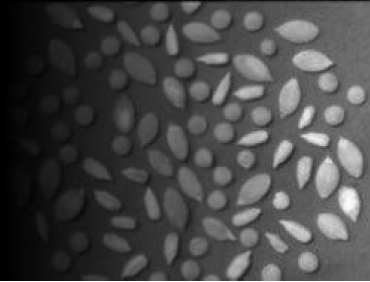
#> input picture DIP_Assignment1/Data/grain.png, 370 x 282 px
$ python Que3.py
#> lines starting #> are read from the running program, lines starting #| are printed output that depends on the picture
import cv2
import os
import numpy as np
import matplotlib.pyplot as plt
from Functions.grain import grain

#%% Importing the relevant function and setting directories
os.chdir(os.path.dirname(os.path.realpath(__file__)))

functionName = os.getcwd()+os.sep+'Functions'+os.sep+'grain.py'

exec(open(functionName).read())

#%% Reading Image and initial conversions
rawImage = cv2.imread(r'Data'+os.sep+'grain.png') #Image to be improved
#> rawImage is the input picture: shape (282, 370, 3); min 0, max 255, mean 72

if(rawImage.ndim==3):
    rawImage= cv2.cvtColor(rawImage, cv2.COLOR_BGR2GRAY) #grayscale conversion
#> rawImage: shape (282, 370)

rawImage = cv2.normalize(rawImage.astype('float'), None, 0.0, 1.0, cv2.NORM_MINMAX) #Converting to avoid quantization issues

#%% The main functionality
procImage = grain(rawImage)
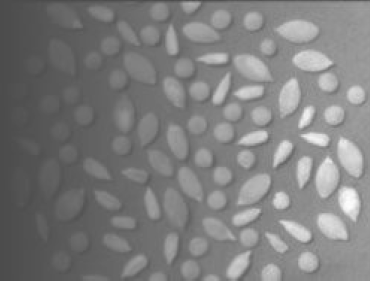
#> procImage: shape (282, 370) float64; min 0.3, max 1, mean 0.498

#%% Displaying Result and Writing the same
procImage = np.uint8(255.0*procImage)

fig, axs = plt.subplots(1, 2)
axs[0].imshow(rawImage,cmap='gray')
axs[0].set_title('Original Image')
axs[1].imshow(procImage,cmap='gray')
axs[1].set_title('Improved Image')
cv2.imwrite('Results'+os.sep+'Que3.png',procImage)
# %%
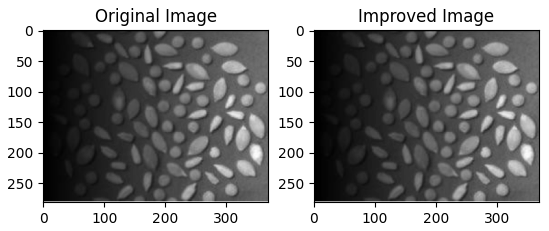
#> figure drawn by matplotlib, 2 panels

$ run again, with DIP_Assignment1/Data/Q1_myRoomWindow.jpg saved as DIP_Assignment1/Data/grain.png
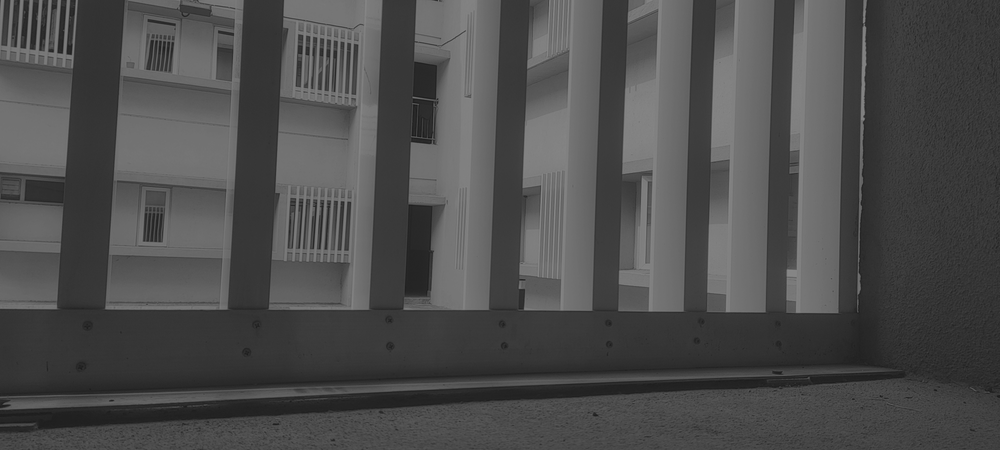
#> input picture DIP_Assignment1/Data/Q1_myRoomWindow.jpg, 1000 x 450 px, shrunk from 4000 x 1800 before the run
#> rawImage is the input picture: shape (450, 1000, 3); min 24, max 137, mean 77
#> `procImage = grain(rawImage)`:
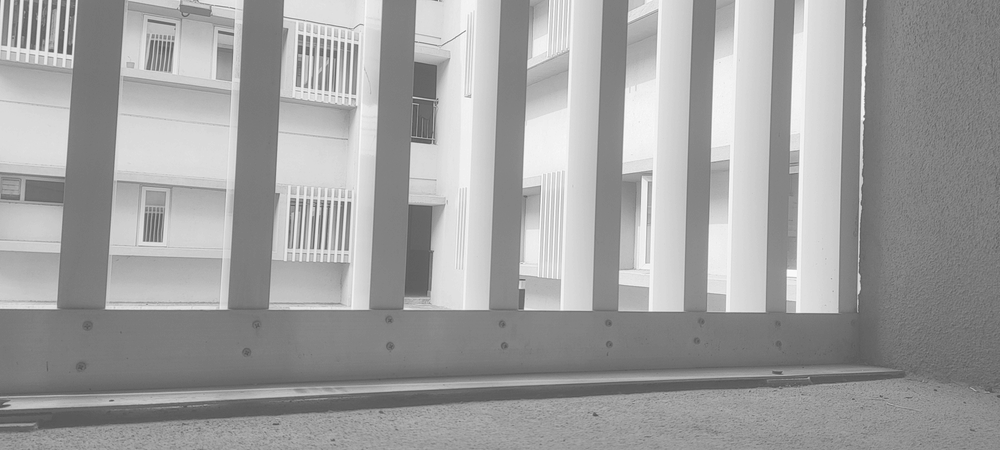
#> procImage: shape (450, 1000) float64; min 0.3, max 1, mean 0.628
#> `# %%`:
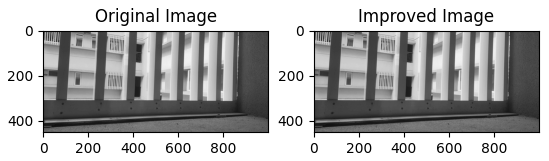
#> figure drawn by matplotlib, 2 panels
